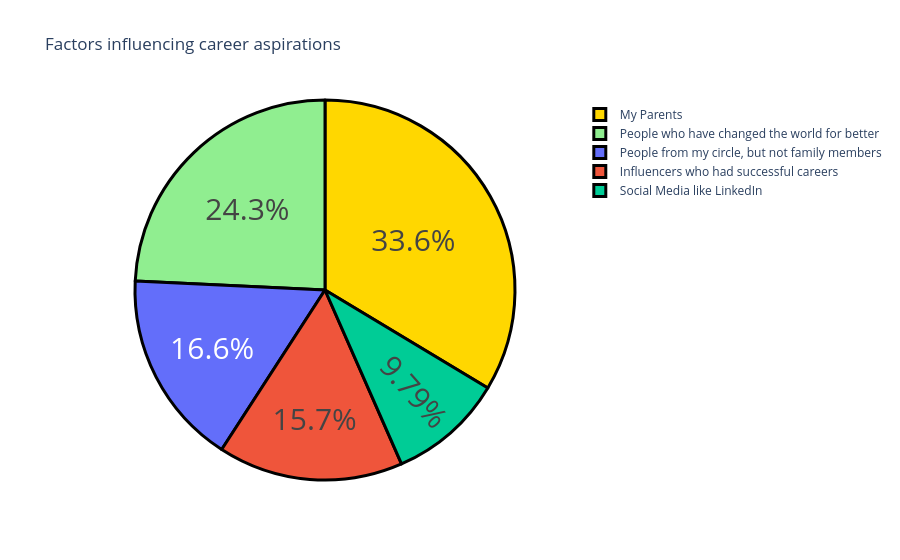

Notebook source saved alongside this figure:
### Code cell
question1 = df["Which of the below factors influence the most about your career aspirations ?"].value_counts()

label = question1.index
counts = question1.values
colors = ['gold', 'lightgreen']

fig = go.Figure(data=[go.Pie(labels=label, values=counts)])

fig.update_layout(title_text='Factors influencing career aspirations')

fig.update_traces(
    hoverinfo='label+value',
    textinfo='percent',
    textfont_size=30,
    marker=dict(
        colors=colors,
        line=dict(color='black', width=3)
    )
)

fig.show()

### Figure 1 — Plotly figure (JSON) as saved in the notebook; plotly's stock layout.template omitted (floating-point values rounded to 4 significant figures)
{"data": [{"hoverinfo": "label+value", "labels": ["My Parents", "People who have changed the world for better", "People from my circle, but not family members", "Influencers who had successful careers", "Social Media like LinkedIn"], "marker": {"colors": ["gold", "lightgreen"], "line": {"color": "black", "width": 3}}, "textfont": {"size": 30}, "textinfo": "percent", "type": "pie", "values": [79, 57, 39, 37, 23]}], "layout": {"title": {"text": "Factors influencing career aspirations"}}}
